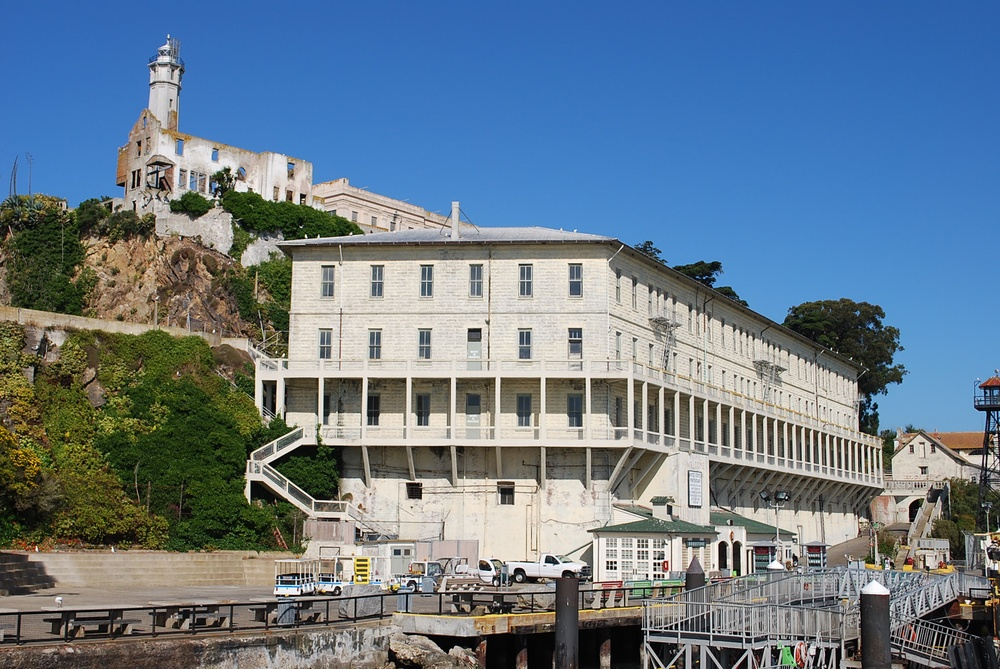
#> input picture data/alcatraz1.jpg, 1000 x 669 px, shrunk from 1936 x 1296 before the run
$ jupyter execute --allow-errors 3.ipynb
#> lines starting #> are read from the running program, lines starting #| are printed output that depends on the picture
An alternative corner detector to Harris is the FAST corner detector. There are a number of implementations inlcuding a pure Python version available at http://www.edwardrosten.com/work/fast.html. Try this detector, play with the sensitivity threshold, and compare the corners with the ones from our Harris implementation.

[cell 1]
from PIL import Image
import numpy as np
import matplotlib.pyplot as plt
import fast

[cell 2]
im1 = np.array(Image.open('../../data/alcatraz1.jpg').convert('L'))
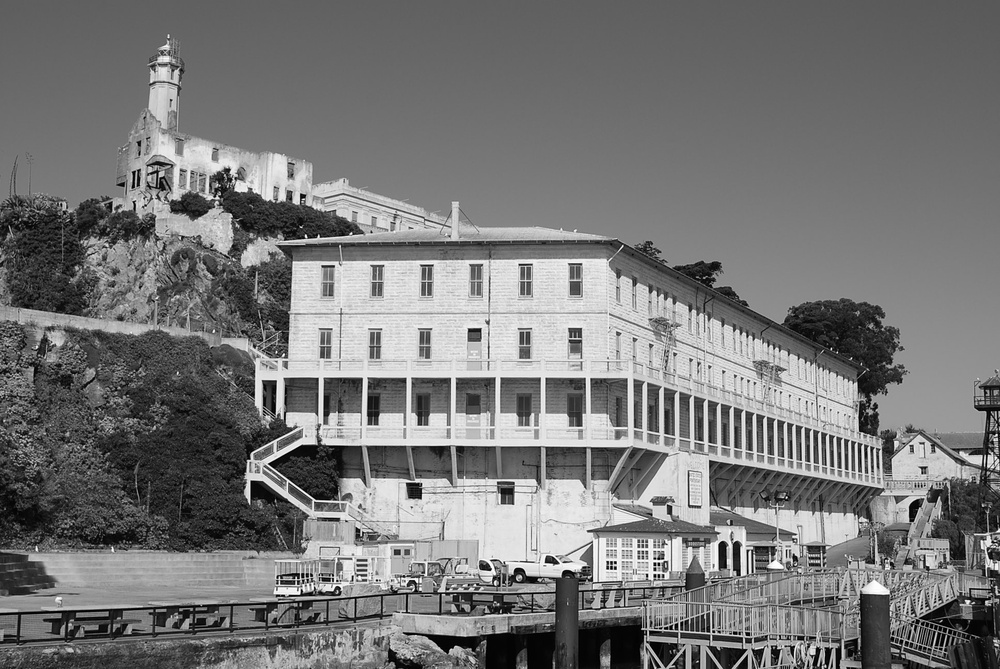
#> im1: shape (669, 1000); min 0, max 255, mean 119.2
im2 = np.array(Image.open('../../data/alcatraz2.jpg').convert('L'))
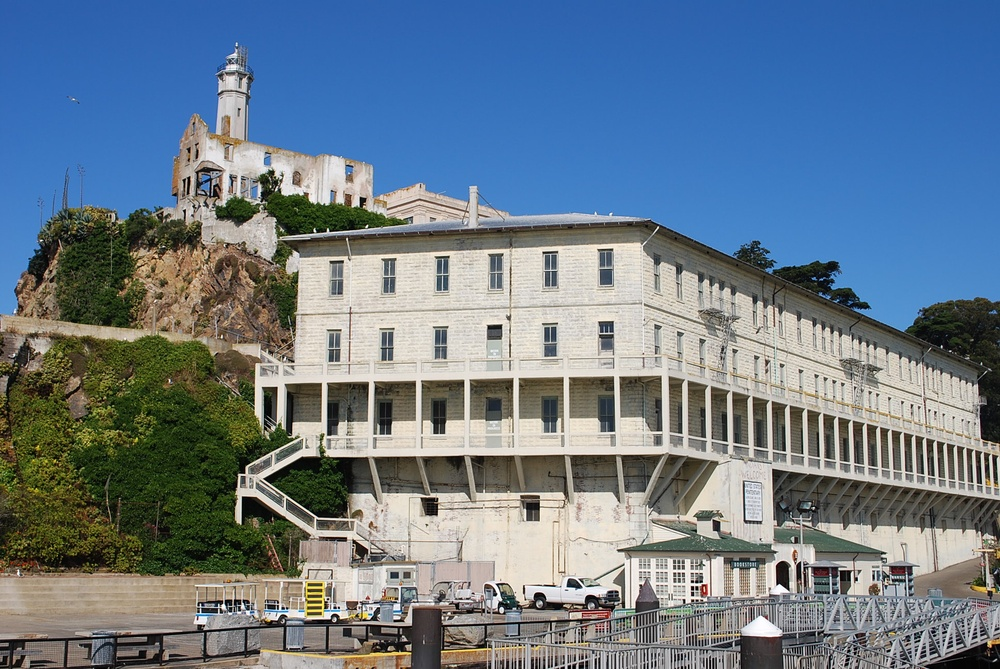
#> input picture data/alcatraz2.jpg, 1000 x 669 px, shrunk from 1936 x 1296 before the run
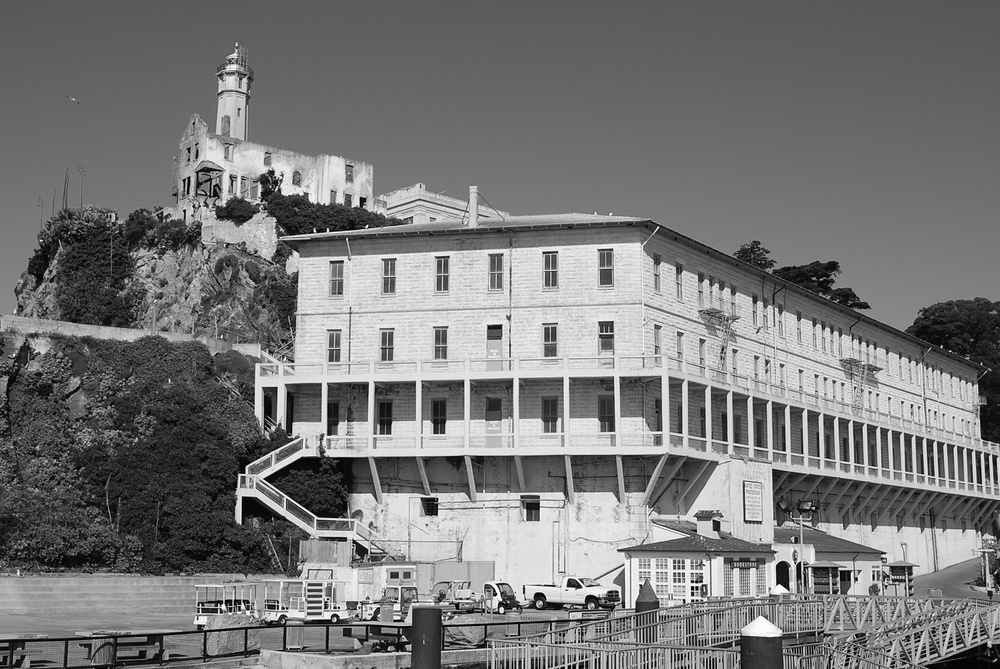
#> im2: shape (669, 1000); min 0, max 255, mean 120
